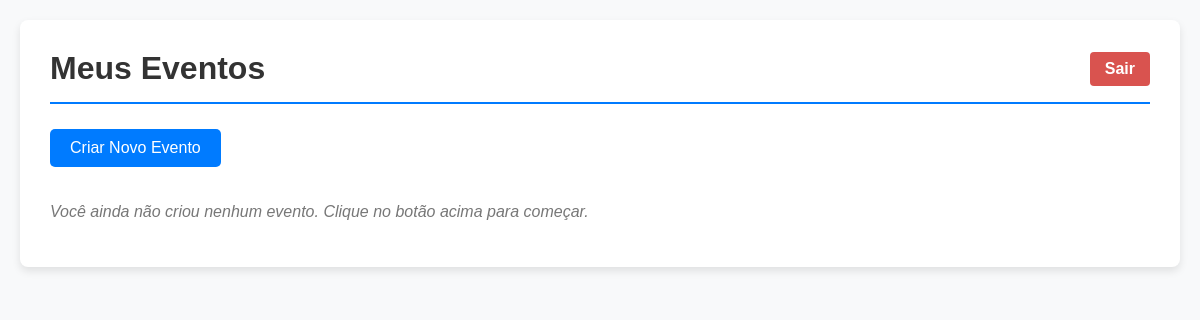
/dashboard/organizador/ (signed in), run on an earlier commit of the app's database.
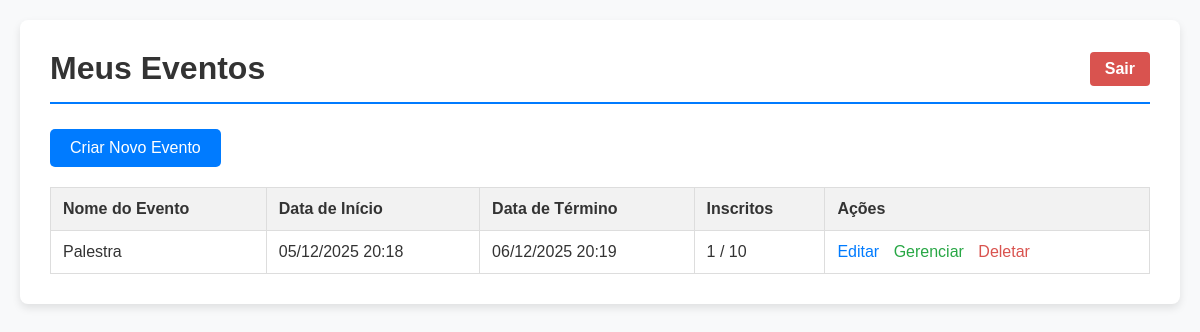
And on a later commit of the database.
### sgea_app/models.py (models this page shows, shortened)
class Evento(models.Model):
    TIPO_EVENTO_CHOICES = (
        ('seminario', 'Seminário'),
        ('palestra', 'Palestra'),
        ('congresso', 'Congresso'),
        ('workshop', 'Workshop'),
        ('outro', 'Outro'),
    )
    nome = models.CharField(max_length=200, help_text="Nome ou título do evento.")
    tipo_evento = models.CharField(max_length=50, choices=TIPO_EVENTO_CHOICES, help_text="Tipo do evento (ex: seminário, palestra).")
    data_inicio = models.DateTimeField(help_text="Data e hora de início do evento.")
    data_fim = models.DateTimeField(help_text="Data e hora de término do evento.")
    local = models.CharField(max_length=255, help_text="Local onde o evento ocorrerá.")
    quantidade_participantes = models.PositiveIntegerField(
        default=0,
        validators=[MinValueValidator(0)],
        help_text="Número máximo de participantes permitidos.")
    banner = models.ImageField(
        upload_to='eventos/banners/',
        blank=True,
        null=True,
        help_text="Imagem promocional do evento (apenas .jpg, .png, .jpeg).",
        validators=[FileExtensionValidator(allowed_extensions=['jpg', 'jpeg', 'png'])]
    )
    organizador = models.ForeignKey(
        settings.AUTH_USER_MODEL,
        on_delete=models.SET_NULL,
        null=True,
        related_name='eventos_organizados',
        limit_choices_to={'perfil': 'organizador'},
        help_text="Organizador responsável pelo evento."
    )
    participantes = models.ManyToManyField(
        settings.AUTH_USER_MODEL,
        through='Inscricao',
        related_name='eventos_inscritos',
        blank=True
    )
    professor_responsavel = models.ForeignKey(
        settings.AUTH_USER_MODEL,
        on_delete=models.SET_NULL,
        null=True,
        related_name='eventos_responsavel',
        limit_choices_to={'perfil': 'professor'},
        help_text="Professor responsável pelo evento."
    )
    data_criacao = models.DateTimeField(auto_now_add=True)
    data_atualizacao = models.DateTimeField(auto_now=True)
    class Meta:
        db_table = "evento"
        ordering = ["-data_inicio", "nome"]
        verbose_name = "Evento"
        verbose_name_plural = "Eventos"

### sgea_app/views.py (the view)
# urls.py: path('dashboard/organizador/', views.organizador_dashboard, name='organizador_dashboard'),
@login_required
def organizador_dashboard(request):
    if request.user.perfil != 'organizador':
        return redirect('participantes_dashboard')
    eventos = Evento.objects.filter(organizador=request.user).order_by('-data_inicio')
    context = {
        'eventos': eventos
    }
    return render(request, 'sgea_app/dashboard/organizador_dashboard.html', context)

### sgea_app/templates/sgea_app/dashboard/organizador_dashboard.html (shortened to what this page needs)
<!DOCTYPE html>
<html lang="pt-br">
<head>
</head>
<body>
    <div class="container">
        <div class="header">
            <h1>Meus Eventos</h1>
            <form action="{% url 'logout' %}" method="post" class="logout-form">
                <button type="submit">Sair</button>
            </form>
        </div>
        <a href="{% url 'criar_evento' %}" class="btn-primary">Criar Novo Evento</a>
        {% if eventos %}
            <table class="table">
                <thead>
                    <tr>
                        <th>Nome do Evento</th>
                        <th>Data de Início</th>
                        <th>Data de Término</th>
                        <th>Inscritos</th>
                        <th>Ações</th>
                    </tr>
                </thead>
                <tbody>
                    {% for evento in eventos %}
                    <tr>
                        <td>{{ evento.nome }}</td>
                        <td>{{ evento.data_inicio|date:"d/m/Y H:i" }}</td>
                        <td>{{ evento.data_fim|date:"d/m/Y H:i" }}</td>
                        <td>{{ evento.participantes.count }} / {{ evento.quantidade_participantes }}</td>
                        <td class="actions">
                            <a href="{% url 'atualizar_evento' evento.pk %}">Editar</a>
                            <a href="{% url 'gerenciar_participantes' evento.pk %}" class="manage">Gerenciar</a>
                            <a href="{% url 'deletar_evento' evento.pk %}" class="delete">Deletar</a>
                        </td>
                    </tr>
                    {% endfor %}
                </tbody>
            </table>
        {% else %}
            <p class="no-events">Você ainda não criou nenhum evento. Clique no botão acima para começar.</p>
        {% endif %}
    </div>
</body>
</html>

What changed in the data, as far as the page shows it:
added Evento: nome "Palestra", data_inicio "05/12/2025 20:18", data_fim "06/12/2025 20:19", participantes.count "1", quantidade_participantes "10"
Also different on the page:
text no longer shown: "Você ainda não criou nenhum evento. Clique no botão acima para começar."
text now shown: "Nome do Evento Data de Início Data de Término Inscritos Ações"
